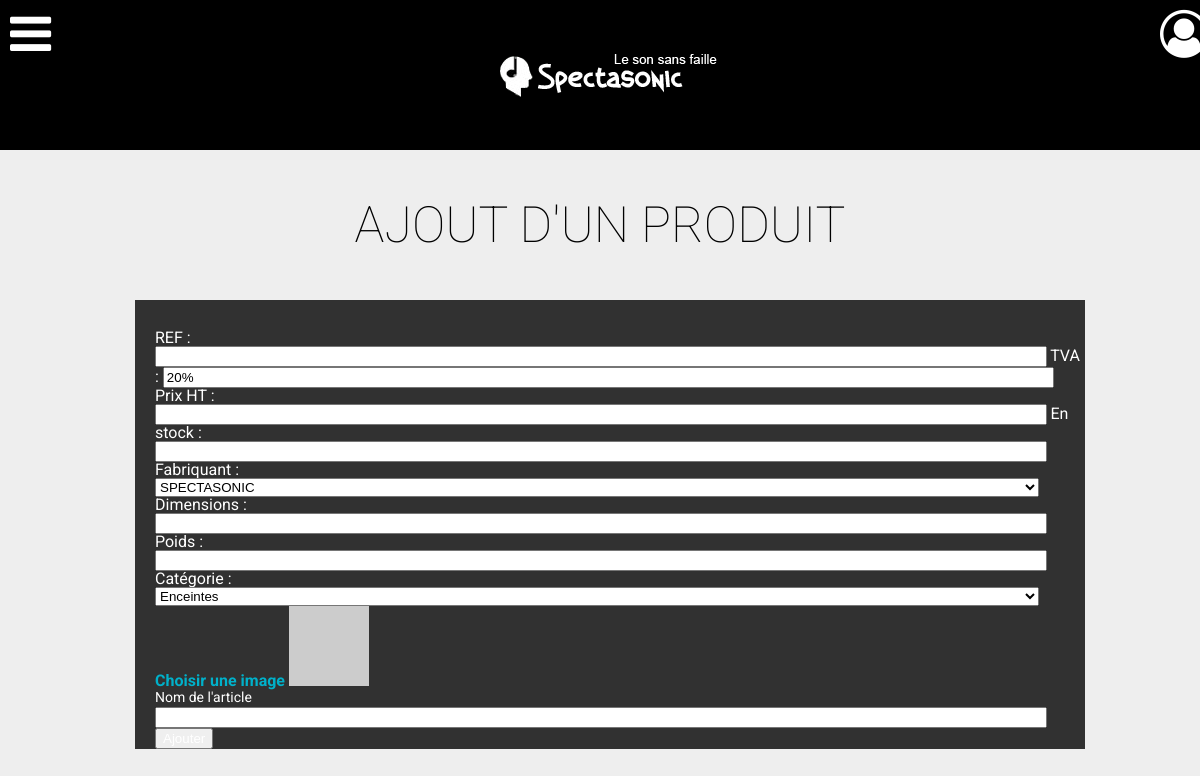
/admin/Article/addProduct.php, run on an earlier commit of the app's database.
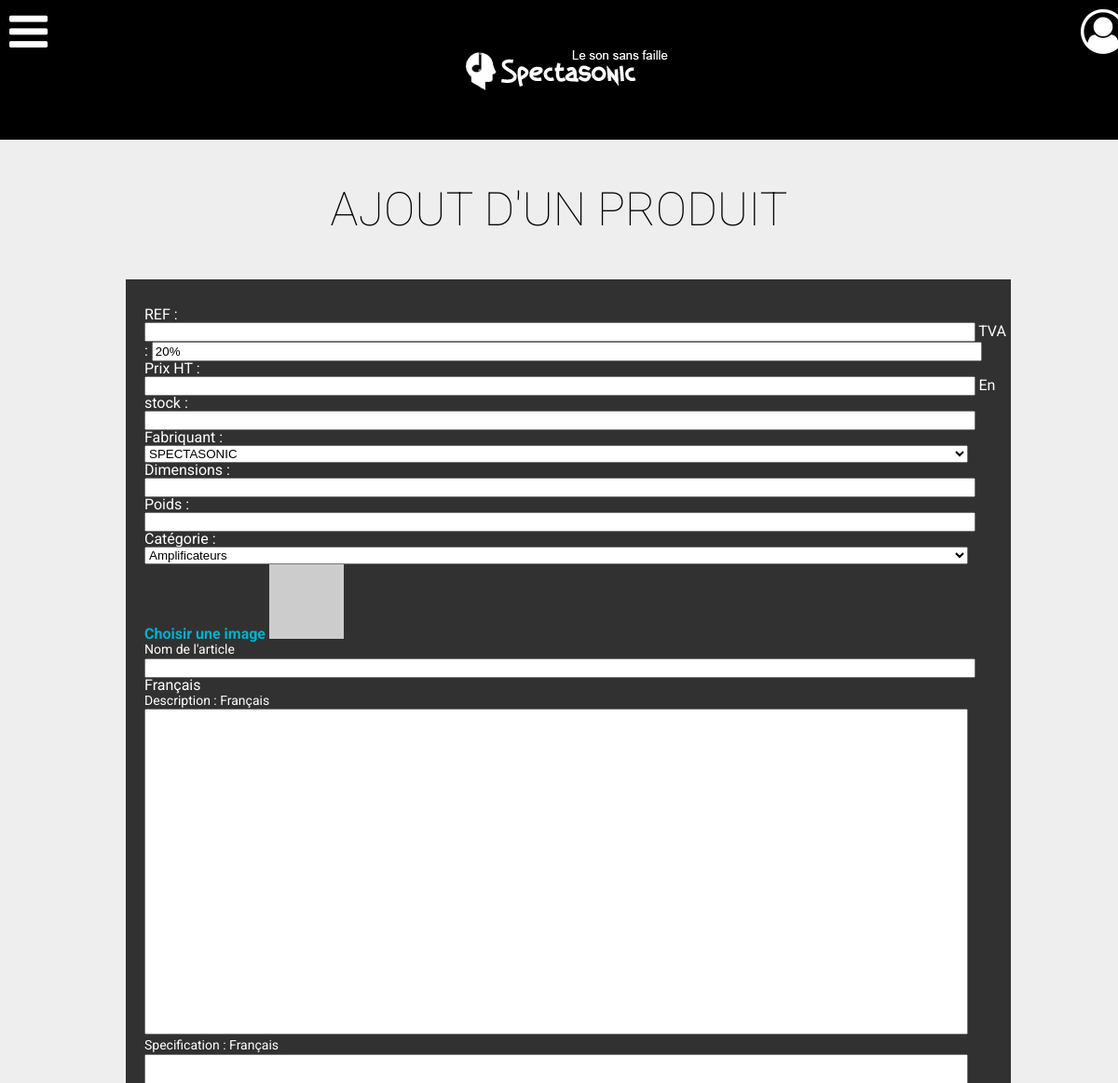
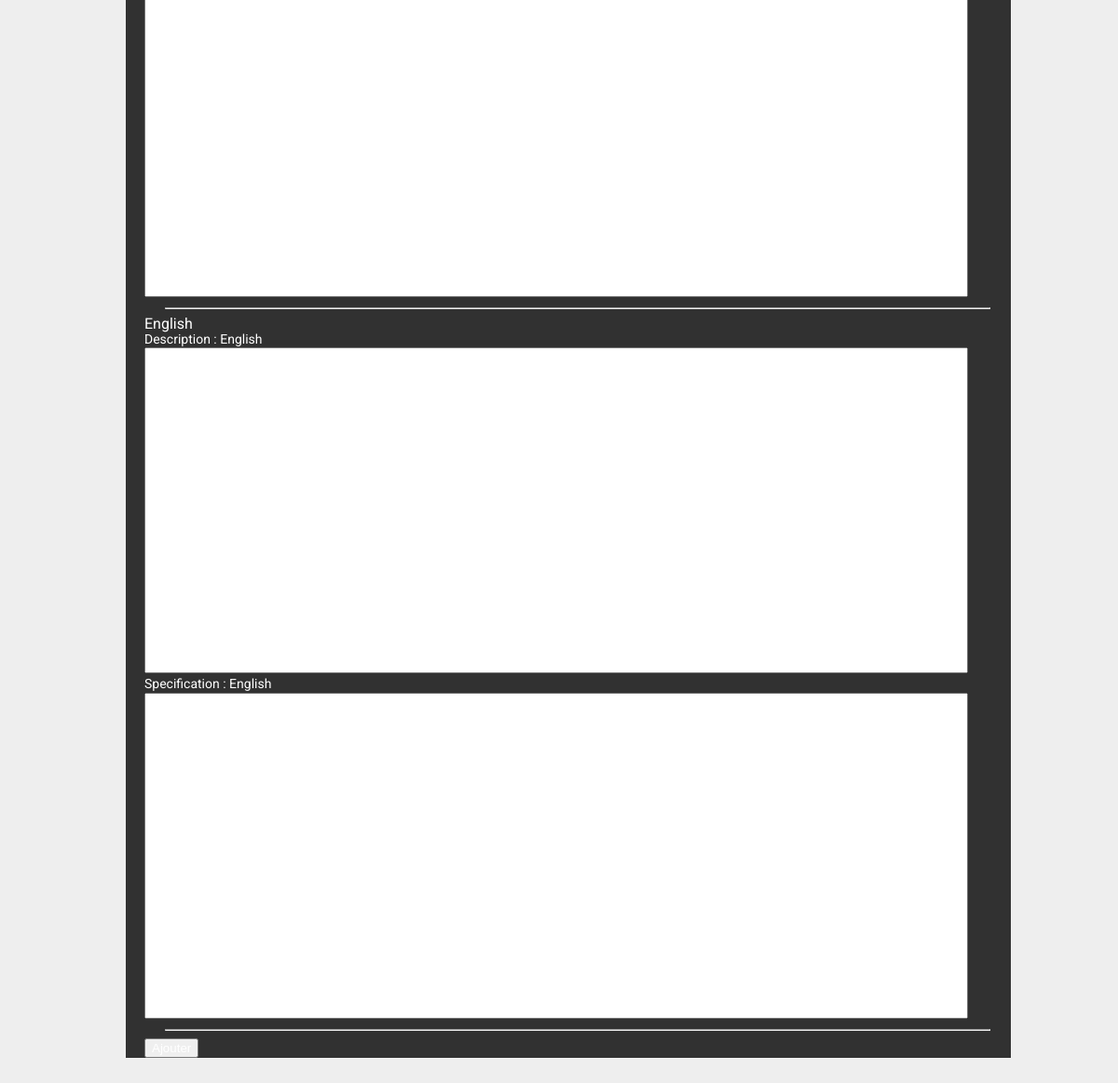
And on a later commit of the database (2 pictures, top to bottom).
### tables this page shows
CREATE TABLE IF NOT EXISTS `language` (
  `id_language` INT(11) NOT NULL AUTO_INCREMENT,
  `name` VARCHAR(45) CHARACTER SET 'utf8' COLLATE 'utf8_unicode_ci' NOT NULL,
  PRIMARY KEY (`id_language`));

### Class/Functions.php (called while the page is built, shortened)
<?php
require_once("DbConnection.php");
require_once("Manufacturers.php");
require_once("ProductCategs.php");
require_once("Languages.php");
Class Functions{
  private $manufacturers;
  private $productCategs;
  private $languages;
  function __construct(){
    $this->_DB = new DbConnection();
    $this->manufacturers = new Manufacturers($this->_DB);
    $this->productCategs = new ProductCategs($this->_DB);
    $this->languages = new Languages($this->_DB);
  }
  function getManufacturers()
  {
    return $this->manufacturers->listManufacturers();
  }
  function getProductsCategsByLang($language)
  {
    return $this->productCategs->getProductsCategsByLang($language);
  }
  function getLanguages()
  {
    return $this->languages->listLanguages();
  }
}

### Class/Manufacturers.php (called while the page is built, shortened)
<?php
class Manufacturers {
   private $DB;
   function __construct($DB) {
     $this->DB = $DB;
   }
   public function listManufacturers()
   {
      $sql = "SELECT * FROM manufacturer";
      $sth = $this->DB->query($sql);
      return $sth->fetchAll(PDO::FETCH_ASSOC);
   }
}

### Class/DbConnection.php (called while the page is built, shortened)
<?php
class DbConnection {
    private $dsn = 'mysql:dbname=pepsi2;host=localhost';
    private  $user = 'admin';
    private  $password = '1234';
    private $dbh = false;
    public function dbConect(){
      if ( ! $this->dbh ){
        try {
          $this->dbh = new PDO($this->dsn, $this->user, $this->password, array(PDO::ATTR_ERRMODE => PDO::ERRMODE_WARNING));
          $this->dbh->exec('SET NAMES UTF8');
        } catch (PDOException $e) {
          die('Connexion échouée : ' . $e->getMessage());
        }
      }
    }
    public function query($stat, $arg = false)
    {
      try {
        if ($arg) {
            $req = $this->dbh->prepare($stat);
            $req->execute($arg);
        } else {
            $req = $this->dbh->query($stat);
        }
        if(strtoupper(explode(" ", $stat)[0]) == "INSERT"){
          return $this->dbh->lastInsertId();
        }
        elseif(strtoupper(explode(" ", $stat)[0]) == "UPDATE" || strtoupper(explode(" ", $stat)[0]) == "DELETE") {
          return $req->rowCount();
        }
        else
        {
          return $req;
        }
      } catch (PDOException $e) {
        die('Problème rencontré lors de l execution de la requete : ' . $e->getMessage());
      }
    }
}

### Class/ProductCategs.php (called while the page is built, shortened)
<?php
class ProductCategs {
   private $DB;
   function __construct($DB) {
     $this->DB = $DB;
   }
   public function getProductsCategsByLang($idlanguage)
   {
     $sql = "SELECT code, name, description FROM article_category WHERE language_id_language = :idLanguage";
     $array = array(
       ':idLanguage' => $idlanguage);
     $sth = $this->DB->query($sql, $array);
     return $sth->fetchAll(PDO::FETCH_ASSOC);
   }
 }

### Class/Languages.php (called while the page is built, shortened)
<?php
class Languages {
   private $DB;
   function __construct($DB) {
     $this->DB = $DB;
   }
   public function listLanguages()
   {
     $sql = "SELECT * FROM language";
     $sth = $this->DB->query($sql);
     $rowset = $sth->fetchAll(PDO::FETCH_ASSOC);
     return $rowset;
   }
 }

### admin/Article/addProduct.php (the view, shortened to what the changed rows need)
<?php
require_once "../../header.php";
include "../../Class/Functions.php";
    $lstFunctions = new Functions();
    $languages = $lstFunctions->getLanguages();
?>
<div class="wrap">
<h1 class="wow fadeIn">Ajout d'un produit</h1>
<section class="catalogue_products wow fadeInUp">
  <form method="post" class="form-product">
    <article class="catalogue_products_title back">
            <label>REF :</label>
            <input type="text" name="productRef" id="productRef" value="">
            <label>TVA :</label>
            <input type="text" value="20%">
            <label>Prix HT :</label>
            <input type="text" required name="productPrice" value="">
            <label>En stock :</label>
            <input type="text" required name="productQuantity" value="">
            <label>Fabriquant :</label>
            <select name="productManufacturer">
              <?php
              foreach ($lstFunctions->getManufacturers() as $manufacturer) {?>
                <option value="<?php echo $manufacturer['id_manufacturer']; ?>"> <?php echo $manufacturer['name']; ?></option>
              <?php } ?>
            </select>
            <label>Dimensions :</label>
            <input type="text" name="productSize" value="">
            <label>Poids :</label>
            <input type="text" name="productWeight" value="">
            <label>Catégorie :</label>
            <select name="productCateg">
              <?php
              foreach ($lstFunctions->getProductsCategsByLang(1) as $categProduct) {
                ?><option value="<?php echo $categProduct['code']; ?>"> <?php echo $categProduct['name']; ?></option><?php
              }?>
            </select>
            <label for="file" class="label-file">Choisir une image</label>
        <a href="#" class="article_img_link_bis"><img src="http://lorempixel.com/output/city-q-c-250-175-4.jpg" /></a>
          <p class="article_products_display_details_title">Nom de l'article</p>
          <input class="back_input_name" required type="text" name="productName" value="">
          <?php foreach ($languages as $language) {?>
                <h3><?php echo $language['name'];?></h3>
                <p class="article_products_display_details_title">Description : <?php echo $language['name']; ?></p>
                <textarea name="productDesc<?php echo $language['id_language']; ?>"></textarea>
                <p class="article_products_display_details_title">Specification : <?php echo $language['name']; ?></p>
                <textarea name="productSpec<?php echo $language['id_language']; ?>"></textarea>
                <hr>
              <?php
          }?>
            <button id='button'>Ajouter</button>
      </article>
  </form>
</section>
</div>
<?php
include '../../footer.php';
?>

What changed in the data, as far as the page shows it:
added language: name "Français"
added language: name "English"
Also different on the page:
form field productCateg: "Enceintes" → "Amplificateurs"
